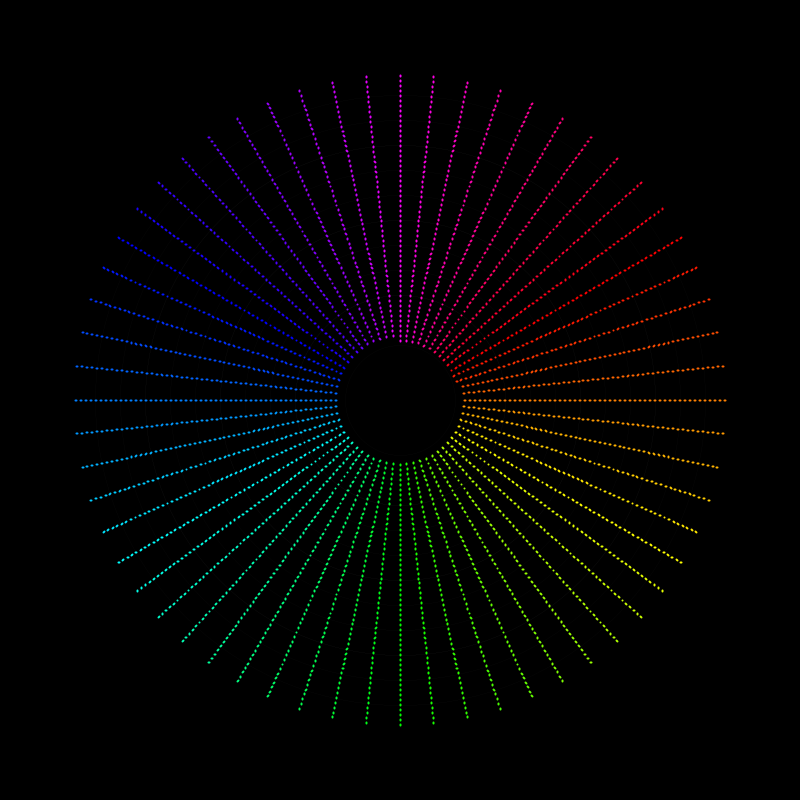
Frame 1 (no input)
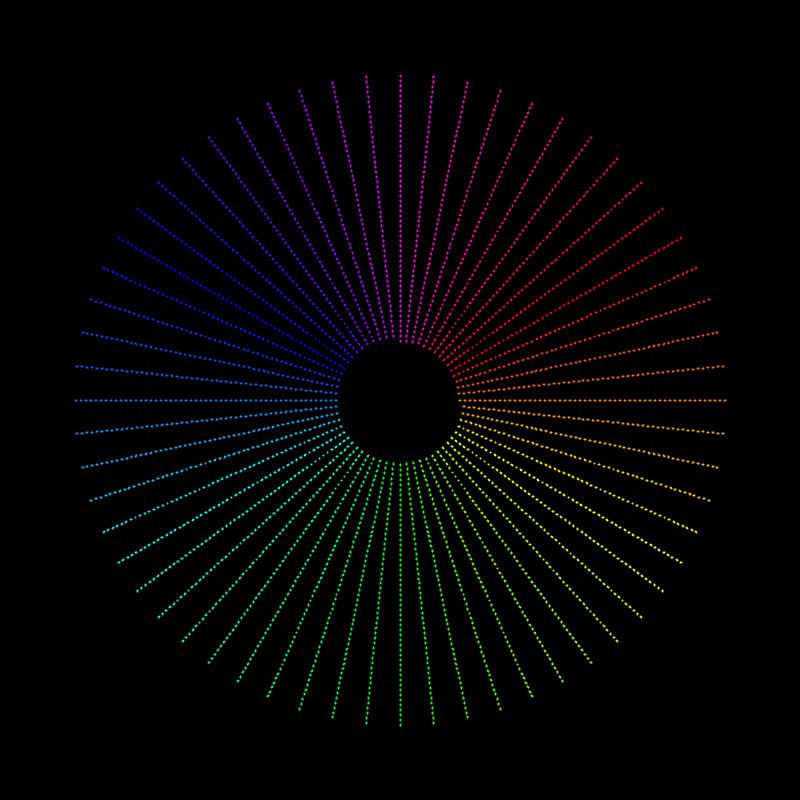
Frame 60 (the mouse pressed at the canvas centre just before this capture)
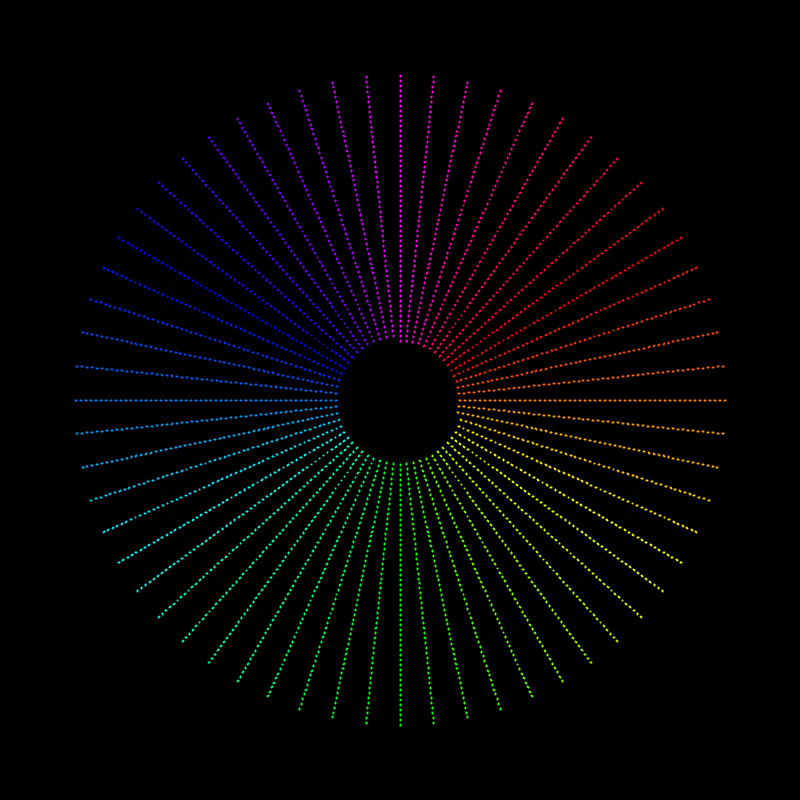
Frame 120 (the mouse held since frame 60 and released just before this capture)

The Processing sketch that drew these frames (run headless with seeded random() and noise(); from frame 60 on, the mouse is pressed at the canvas centre):

// Processing sketch: processing_186747
// ── processing_186747.pde

int m_minuts=60;
int m_segons=60;
int m_hores=12;

float [] s_col = new float [m_segons];
float [] m_col = new float [m_minuts];
float [] h_col = new float [m_hores];

int [] vs = new int [3];
int [] vm = new int [3];
int [] vh = new int [3];


void setup() 
{
  size(800, 800);
 
 
 

  
} 



void draw() 
{
  

reset_ini();     
cercleMinut(s_col,vs, second()+1, minute());

}




void reset_ini (){
  
   background(0);
   
  if(minute()==0)
  {}
  else
  {
      
    for(int i=0; i<minute(); i++){
    inicolor(s_col, vs);      
    cercleMinut(s_col,vs, 60, i);   
    }
    
  }
 
 
 //cercles minuts
 strokeWeight(0);
  fill(255,255,255,0);
 
 stroke (255,255,255,20);
  ellipse (400,400,610,610 ); //5min
  ellipse (400,400,560,560 ); //10min
  ellipse (400,400,460,460 ); //20min
  ellipse (400,400,410,410 ); //25min
  ellipse (400,400,310,310 ); //35min
  ellipse (400,400,260,260 ); //40min
  ellipse (400,400,160,160 ); //50min
  ellipse (400,400,110,110 ); //55min
  
  stroke (255,255,255,42);
  
  ellipse (400,400,510,510 ); //15min
  ellipse (400,400,360,360 ); //30min
  ellipse (400,400,210,210 ); //45min
  
}




void cercleMinut (float[] col, int[] vec, int salta, int minut ){

        int mostres = 60; //num barres
        float angle = 0.0;
        float inc = TWO_PI/mostres;
        
        
        
      float dExt=abs(minut-65)*5;
      float dInt=dExt-1;
     
    
      //dibuix cercle 1 minut. Avansa cada segon      
      for(int i=0; i<salta; i++) {
       
             stroke (col[0], col[1], col[2]);
             strokeWeight (2);
             line(400-sin(angle)*dInt, 400-cos (angle)*dInt, 400-sin(angle)*dExt, 400-cos (angle)*dExt); 
             angle = angle - inc;
             coloret (col, vec, mostres);
             
             }

}



void coloret (float [] c, int [] v, int total){
  
        float inccol =  255*6.05 / total; //valor variacio segons mostres
      
      
      //comprobacio vectors i inc/dec 
      
              if (v[0]==0)  { 
                c[0]=c[0]-inccol;
              } else {
                if (v[0]==1) {
                  c[0]=c[0]+inccol;
                  }
                }
                
              if (v[1]==0)  { 
                c[1]=c[1]-inccol;
              } else {
                if (v[1]==1) {
                  c[1]=c[1] + inccol;
                  }
                }
                
              if (v[2]==0)  { 
                c[2]=c[2]-inccol;
                } else {
                if (v[2]==1) {
                  c[2]=c[2]+inccol;
                  }
                }
         
       //actualitzacio vectors 
          
             //posar en repos  
             if (c[0]<=0) {
             c[0]=0;
             v[0]=2;
             }         
             if (c[0]>=255) {
             c[0]=255;
             v[0]=2;
             }
             
             if (c[1]<=0) {
             c[1]=0;
             v[1]=2;
             }         
             if (c[1]>=255) {
             c[1]=255;
             v[1]=2;
             }
             
             if (c[2]<=0) {
             c[2]=0;
             v[2]=2;
             }         
             if (c[2]>=255) {
             c[2]=255;
             v[2]=2;
             }
             
             
             //decrÃ�Â¨ixer
             if(c[0]==c[1] && c[0]==255) {
             v[0]=0;
             }
             if(c[1]==c[2] && c[1]==255) {
             v[1]=0;
             }
             if(c[2]==c[0] && c[2]==255) {
             v[2]=0;
             }
             
             
             //crÃ�Â¨ixer
              if(c[0]==c[1] && c[0]==0) {
             v[0]=1;
             }
             if(c[1]==c[2] && c[1]==0) {
             v[1]=1;
             }
             if(c[2]==c[0] && c[2]==0) {
             v[2]=1;
             }
                      
}
  
  
  
 void inicolor (float [] col, int [] vec)  //inicialitza la posiciÃ³ del vermell segons hora
 {
 
   if (hour()==0||hour()==12)
   {
        
          //inicialitza color 
          col[0]=255;
          col[1]=0;
          col[2]=0;
          //vectors de moviment del color. 0 decreixent, 1 creixent i 2 estatic
          vec[0]=2;
          vec[1]=1;
          vec[2]=2;
   }
    if (hour()==1||hour()==13)
   {
          //inicialitza color 
          col[0]=255;
          col[1]=0;
          col[2]=128;
          //vectors de moviment del color. 0 decreixent, 1 creixent i 2 estatic
          vec[0]=2;
          vec[1]=2;
          vec[2]=0;
   }
      if (hour()==2||hour()==14)
   {
          //inicialitza color 
          col[0]=255;
          col[1]=0;
          col[2]=255;
          //vectors de moviment del color. 0 decreixent, 1 creixent i 2 estatic
          vec[0]=2;
          vec[1]=2;
          vec[2]=0;
   }
   
     if (hour()==3||hour()==15)
   {
          //inicialitza color 
          col[0]=128;
          col[1]=0;
          col[2]=255;
          //vectors de moviment del color. 0 decreixent, 1 creixent i 2 estatic
          vec[0]=1;
          vec[1]=2;
          vec[2]=2;
   }
        if (hour()==4||hour()==16)
   {
          //inicialitza color 
          col[0]=0;
          col[1]=0;
          col[2]=255;
          //vectors de moviment del color. 0 decreixent, 1 creixent i 2 estatic
          vec[0]=1;
          vec[1]=2;
          vec[2]=2;
   }
         if (hour()==5||hour()==17)
   {
          //inicialitza color 
          col[0]=0;
          col[1]=127;
          col[2]=255;
          //vectors de moviment del color. 0 decreixent, 1 creixent i 2 estatic
          vec[0]=2;
          vec[1]=0;
          vec[2]=2;
   }
   
   
     if (hour()==6||hour()==18)
   {
          //inicialitza color 
          col[0]=0;
          col[1]=255;
          col[2]=255;
          //vectors de moviment del color. 0 decreixent, 1 creixent i 2 estatic
          vec[0]=2;
          vec[1]=0;
          vec[2]=2;
   }
       if (hour()==7||hour()==19)
   {
          //inicialitza color 
          col[0]=0;
          col[1]=255;
          col[2]=128;
          //vectors de moviment del color. 0 decreixent, 1 creixent i 2 estatic
          vec[0]=2;
          vec[1]=2;
          vec[2]=1;
   }
    if (hour()==8||hour()==20)
   {
          //inicialitza color 
          col[0]=0;
          col[1]=255;
          col[2]=0;
          //vectors de moviment del color. 0 decreixent, 1 creixent i 2 estatic
          vec[0]=2;
          vec[1]=2;
          vec[2]=1;
   }
   
    if (hour()==9||hour()==21)
   {
          //inicialitza color 
          col[0]=128;
          col[1]=255;
          col[2]=0;
          //vectors de moviment del color. 0 decreixent, 1 creixent i 2 estatic
          vec[0]=0;
          vec[1]=2;
          vec[2]=2;
   }
   
       if (hour()==10||hour()==22)
   {
          //inicialitza color 
          col[0]=255;
          col[1]=255;
          col[2]=0;
          //vectors de moviment del color. 0 decreixent, 1 creixent i 2 estatic
          vec[0]=0;
          vec[1]=2;
          vec[2]=2;
   }
   
   
         if (hour()==11||hour()==23)
   {
          //inicialitza color 
          col[0]=255;
          col[1]=128;
          col[2]=0;
          //vectors de moviment del color. 0 decreixent, 1 creixent i 2 estatic
          vec[0]=2;
          vec[1]=1;
          vec[2]=2;
   }
          
  }
